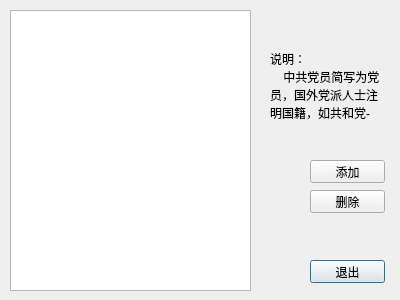
<?xml version="1.0" encoding="UTF-8"?>
<ui version="4.0">
 <class>PoliticalStatusDialog</class>
 <widget class="QDialog" name="PoliticalStatusDialog">
  <property name="geometry">
   <rect>
    <x>0</x>
    <y>0</y>
    <width>400</width>
    <height>300</height>
   </rect>
  </property>
  <property name="minimumSize">
   <size>
    <width>400</width>
    <height>300</height>
   </size>
  </property>
  <property name="maximumSize">
   <size>
    <width>400</width>
    <height>300</height>
   </size>
  </property>
  <property name="windowTitle">
   <string>政治面貌</string>
  </property>
  <widget class="QTableView" name="list_politicalstatus">
   <property name="geometry">
    <rect>
     <x>10</x>
     <y>10</y>
     <width>241</width>
     <height>281</height>
    </rect>
   </property>
   <property name="editTriggers">
    <set>QAbstractItemView::NoEditTriggers</set>
   </property>
   <property name="selectionMode">
    <enum>QAbstractItemView::SingleSelection</enum>
   </property>
   <property name="selectionBehavior">
    <enum>QAbstractItemView::SelectRows</enum>
   </property>
   <attribute name="horizontalHeaderStretchLastSection">
    <bool>true</bool>
   </attribute>
   <attribute name="verticalHeaderDefaultSectionSize">
    <number>25</number>
   </attribute>
   <attribute name="verticalHeaderMinimumSectionSize">
    <number>15</number>
   </attribute>
  </widget>
  <widget class="QLabel" name="label_description">
   <property name="geometry">
    <rect>
     <x>270</x>
     <y>50</y>
     <width>111</width>
     <height>71</height>
    </rect>
   </property>
   <property name="text">
    <string>说明：
    中共党员简写为党员，国外党派人士注明国籍，如共和党-美国。</string>
   </property>
   <property name="wordWrap">
    <bool>true</bool>
   </property>
  </widget>
  <widget class="QPushButton" name="btn_add">
   <property name="geometry">
    <rect>
     <x>310</x>
     <y>160</y>
     <width>75</width>
     <height>23</height>
    </rect>
   </property>
   <property name="text">
    <string>添加</string>
   </property>
  </widget>
  <widget class="QPushButton" name="btn_delete">
   <property name="geometry">
    <rect>
     <x>310</x>
     <y>190</y>
     <width>75</width>
     <height>23</height>
    </rect>
   </property>
   <property name="text">
    <string>删除</string>
   </property>
  </widget>
  <widget class="QPushButton" name="btn_quit">
   <property name="geometry">
    <rect>
     <x>310</x>
     <y>260</y>
     <width>75</width>
     <height>23</height>
    </rect>
   </property>
   <property name="text">
    <string>退出</string>
   </property>
   <property name="default">
    <bool>true</bool>
   </property>
  </widget>
 </widget>
 <resources/>
 <connections>
  <connection>
   <sender>btn_quit</sender>
   <signal>clicked()</signal>
   <receiver>PoliticalStatusDialog</receiver>
   <slot>close()</slot>
   <hints>
    <hint type="sourcelabel">
     <x>347</x>
     <y>271</y>
    </hint>
    <hint type="destinationlabel">
     <x>199</x>
     <y>149</y>
    </hint>
   </hints>
  </connection>
 </connections>
</ui>
